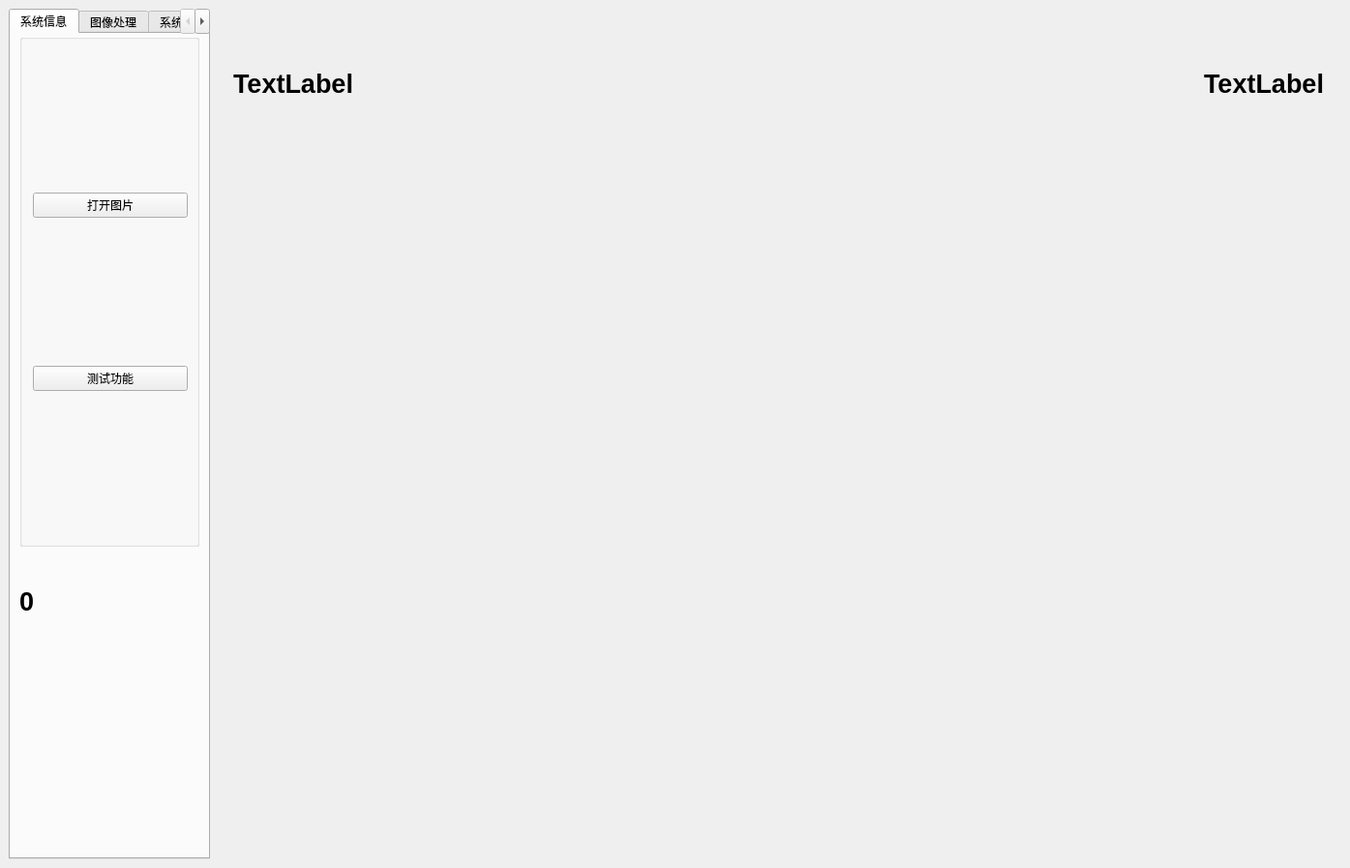
<?xml version="1.0" encoding="UTF-8"?>
<ui version="4.0">
 <class>MainWindow_UI</class>
 <widget class="QMainWindow" name="MainWindow_UI">
  <property name="geometry">
   <rect>
    <x>0</x>
    <y>0</y>
    <width>1395</width>
    <height>897</height>
   </rect>
  </property>
  <property name="windowTitle">
   <string>MainWindow</string>
  </property>
  <widget class="QWidget" name="centralwidget">
   <property name="layoutDirection">
    <enum>Qt::LayoutDirection::LeftToRight</enum>
   </property>
   <layout class="QGridLayout" name="gridLayout">
    <item row="0" column="0">
     <widget class="QFrame" name="frame_menu">
      <property name="maximumSize">
       <size>
        <width>208</width>
        <height>16777215</height>
       </size>
      </property>
      <property name="styleSheet">
       <string notr="true">QFrame {
    background-color: transparent; /* 背景透明 */
    border: none;                /* 移除边框 */
}</string>
      </property>
      <property name="frameShape">
       <enum>QFrame::Shape::StyledPanel</enum>
      </property>
      <property name="frameShadow">
       <enum>QFrame::Shadow::Raised</enum>
      </property>
      <layout class="QVBoxLayout" name="verticalLayout">
       <property name="spacing">
        <number>0</number>
       </property>
       <property name="leftMargin">
        <number>0</number>
       </property>
       <property name="topMargin">
        <number>0</number>
       </property>
       <property name="rightMargin">
        <number>0</number>
       </property>
       <property name="bottomMargin">
        <number>0</number>
       </property>
       <item>
        <widget class="QTabWidget" name="tabWidget">
         <property name="autoFillBackground">
          <bool>true</bool>
         </property>
         <property name="currentIndex">
          <number>0</number>
         </property>
         <widget class="QWidget" name="tab_3">
          <attribute name="title">
           <string>系统信息</string>
          </attribute>
          <layout class="QGridLayout" name="gridLayout_7">
           <property name="topMargin">
            <number>0</number>
           </property>
           <item row="3" column="1">
            <widget class="QFrame" name="frame">
             <property name="enabled">
              <bool>false</bool>
             </property>
             <property name="maximumSize">
              <size>
               <width>16777215</width>
               <height>200</height>
              </size>
             </property>
             <property name="styleSheet">
              <string notr="true">QFrame {
    background-color: transparent; /* 背景透明 */
    border: none;                /* 移除边框 */
}</string>
             </property>
             <property name="frameShape">
              <enum>QFrame::Shape::StyledPanel</enum>
             </property>
             <property name="frameShadow">
              <enum>QFrame::Shadow::Raised</enum>
             </property>
            </widget>
           </item>
           <item row="2" column="1">
            <widget class="QLabel" name="label_showthreadnum">
             <property name="sizePolicy">
              <sizepolicy hsizetype="Minimum" vsizetype="Minimum">
               <horstretch>0</horstretch>
               <verstretch>0</verstretch>
              </sizepolicy>
             </property>
             <property name="maximumSize">
              <size>
               <width>200</width>
               <height>100</height>
              </size>
             </property>
             <property name="font">
              <font>
               <pointsize>20</pointsize>
               <bold>true</bold>
              </font>
             </property>
             <property name="text">
              <string>0</string>
             </property>
            </widget>
           </item>
           <item row="1" column="1">
            <widget class="QGroupBox" name="groupBox">
             <property name="toolTip">
              <string/>
             </property>
             <property name="statusTip">
              <string/>
             </property>
             <property name="title">
              <string/>
             </property>
             <layout class="QGridLayout" name="gridLayout_4">
              <property name="leftMargin">
               <number>11</number>
              </property>
              <property name="topMargin">
               <number>11</number>
              </property>
              <item row="0" column="0">
               <widget class="QPushButton" name="pushButton_openimage">
                <property name="text">
                 <string>打开图片</string>
                </property>
               </widget>
              </item>
              <item row="1" column="0">
               <widget class="QPushButton" name="pushButton_test">
                <property name="text">
                 <string>测试功能</string>
                </property>
               </widget>
              </item>
             </layout>
            </widget>
           </item>
          </layout>
         </widget>
         <widget class="QWidget" name="tab_4">
          <attribute name="title">
           <string>图像处理</string>
          </attribute>
          <layout class="QGridLayout" name="gridLayout_9">
           <item row="0" column="1">
            <widget class="QPushButton" name="pushButton_3">
             <property name="minimumSize">
              <size>
               <width>100</width>
               <height>100</height>
              </size>
             </property>
             <property name="maximumSize">
              <size>
               <width>100</width>
               <height>100</height>
              </size>
             </property>
             <property name="text">
              <string/>
             </property>
             <property name="icon">
              <iconset theme="QIcon::ThemeIcon::EditUndo"/>
             </property>
             <property name="iconSize">
              <size>
               <width>100</width>
               <height>100</height>
              </size>
             </property>
            </widget>
           </item>
           <item row="1" column="1">
            <widget class="QPushButton" name="pushButton_4">
             <property name="minimumSize">
              <size>
               <width>100</width>
               <height>100</height>
              </size>
             </property>
             <property name="maximumSize">
              <size>
               <width>100</width>
               <height>100</height>
              </size>
             </property>
             <property name="text">
              <string/>
             </property>
             <property name="icon">
              <iconset theme="QIcon::ThemeIcon::UserAvailable"/>
             </property>
             <property name="iconSize">
              <size>
               <width>100</width>
               <height>100</height>
              </size>
             </property>
            </widget>
           </item>
           <item row="2" column="0">
            <widget class="QPushButton" name="pushButton_7">
             <property name="minimumSize">
              <size>
               <width>100</width>
               <height>100</height>
              </size>
             </property>
             <property name="maximumSize">
              <size>
               <width>100</width>
               <height>100</height>
              </size>
             </property>
             <property name="text">
              <string/>
             </property>
             <property name="icon">
              <iconset theme="QIcon::ThemeIcon::MediaPlaybackPause"/>
             </property>
             <property name="iconSize">
              <size>
               <width>100</width>
               <height>100</height>
              </size>
             </property>
            </widget>
           </item>
           <item row="1" column="0">
            <widget class="QPushButton" name="pushButton_5">
             <property name="minimumSize">
              <size>
               <width>100</width>
               <height>100</height>
              </size>
             </property>
             <property name="maximumSize">
              <size>
               <width>100</width>
               <height>100</height>
              </size>
             </property>
             <property name="text">
              <string/>
             </property>
             <property name="icon">
              <iconset theme="QIcon::ThemeIcon::AudioVolumeHigh"/>
             </property>
             <property name="iconSize">
              <size>
               <width>100</width>
               <height>100</height>
              </size>
             </property>
            </widget>
           </item>
           <item row="4" column="1">
            <widget class="QPushButton" name="pushButton_10">
             <property name="minimumSize">
              <size>
               <width>100</width>
               <height>100</height>
              </size>
             </property>
             <property name="maximumSize">
              <size>
               <width>100</width>
               <height>100</height>
              </size>
             </property>
             <property name="text">
              <string/>
             </property>
             <property name="icon">
              <iconset theme="QIcon::ThemeIcon::WeatherClear"/>
             </property>
             <property name="iconSize">
              <size>
               <width>100</width>
               <height>100</height>
              </size>
             </property>
            </widget>
           </item>
           <item row="3" column="1">
            <widget class="QPushButton" name="pushButton_8">
             <property name="minimumSize">
              <size>
               <width>100</width>
               <height>100</height>
              </size>
             </property>
             <property name="maximumSize">
              <size>
               <width>100</width>
               <height>100</height>
              </size>
             </property>
             <property name="text">
              <string/>
             </property>
             <property name="icon">
              <iconset theme="QIcon::ThemeIcon::MediaPlaybackStop"/>
             </property>
             <property name="iconSize">
              <size>
               <width>100</width>
               <height>100</height>
              </size>
             </property>
            </widget>
           </item>
           <item row="4" column="0">
            <widget class="QPushButton" name="pushButton_record">
             <property name="minimumSize">
              <size>
               <width>100</width>
               <height>100</height>
              </size>
             </property>
             <property name="maximumSize">
              <size>
               <width>100</width>
               <height>100</height>
              </size>
             </property>
             <property name="text">
              <string/>
             </property>
             <property name="icon">
              <iconset theme="QIcon::ThemeIcon::CameraPhoto"/>
             </property>
             <property name="iconSize">
              <size>
               <width>100</width>
               <height>100</height>
              </size>
             </property>
            </widget>
           </item>
           <item row="2" column="1">
            <widget class="QPushButton" name="pushButton_shutdown">
             <property name="minimumSize">
              <size>
               <width>100</width>
               <height>100</height>
              </size>
             </property>
             <property name="maximumSize">
              <size>
               <width>100</width>
               <height>100</height>
              </size>
             </property>
             <property name="text">
              <string/>
             </property>
             <property name="icon">
              <iconset theme="QIcon::ThemeIcon::SystemShutdown"/>
             </property>
             <property name="iconSize">
              <size>
               <width>100</width>
               <height>100</height>
              </size>
             </property>
            </widget>
           </item>
           <item row="3" column="0">
            <widget class="QPushButton" name="pushButton_9">
             <property name="minimumSize">
              <size>
               <width>100</width>
               <height>100</height>
              </size>
             </property>
             <property name="maximumSize">
              <size>
               <width>100</width>
               <height>100</height>
              </size>
             </property>
             <property name="text">
              <string/>
             </property>
             <property name="icon">
              <iconset theme="QIcon::ThemeIcon::GoNext"/>
             </property>
             <property name="iconSize">
              <size>
               <width>100</width>
               <height>100</height>
              </size>
             </property>
            </widget>
           </item>
           <item row="0" column="0">
            <widget class="QPushButton" name="pushButton_2">
             <property name="minimumSize">
              <size>
               <width>100</width>
               <height>100</height>
              </size>
             </property>
             <property name="maximumSize">
              <size>
               <width>100</width>
               <height>100</height>
              </size>
             </property>
             <property name="text">
              <string/>
             </property>
             <property name="icon">
              <iconset theme="QIcon::ThemeIcon::AddressBookNew"/>
             </property>
             <property name="iconSize">
              <size>
               <width>100</width>
               <height>100</height>
              </size>
             </property>
            </widget>
           </item>
          </layout>
         </widget>
         <widget class="QWidget" name="tab">
          <attribute name="title">
           <string>系统设置</string>
          </attribute>
          <widget class="QComboBox" name="comboBox">
           <property name="geometry">
            <rect>
             <x>70</x>
             <y>20</y>
             <width>111</width>
             <height>24</height>
            </rect>
           </property>
           <item>
            <property name="text">
             <string>ElegantDark</string>
            </property>
           </item>
           <item>
            <property name="text">
             <string>AMOLED</string>
            </property>
           </item>
           <item>
            <property name="text">
             <string>Aqua</string>
            </property>
           </item>
           <item>
            <property name="text">
             <string>ConsoleStyle</string>
            </property>
           </item>
           <item>
            <property name="text">
             <string>MacOS</string>
            </property>
           </item>
           <item>
            <property name="text">
             <string>ManjaroMix</string>
            </property>
           </item>
           <item>
            <property name="text">
             <string>MaterialDark</string>
            </property>
           </item>
           <item>
            <property name="text">
             <string>NeonButtons</string>
            </property>
           </item>
           <item>
            <property name="text">
             <string>Ubuntu</string>
            </property>
           </item>
          </widget>
          <widget class="QLabel" name="label_5">
           <property name="geometry">
            <rect>
             <x>3</x>
             <y>20</y>
             <width>61</width>
             <height>21</height>
            </rect>
           </property>
           <property name="text">
            <string>主题</string>
           </property>
           <property name="buddy">
            <cstring>comboBox</cstring>
           </property>
          </widget>
          <widget class="QFrame" name="frame_2">
           <property name="geometry">
            <rect>
             <x>40</x>
             <y>390</y>
             <width>120</width>
             <height>80</height>
            </rect>
           </property>
           <property name="frameShape">
            <enum>QFrame::Shape::StyledPanel</enum>
           </property>
           <property name="frameShadow">
            <enum>QFrame::Shadow::Raised</enum>
           </property>
          </widget>
         </widget>
        </widget>
       </item>
      </layout>
     </widget>
    </item>
    <item row="0" column="1">
     <widget class="QFrame" name="frame_vtkrender">
      <property name="minimumSize">
       <size>
        <width>0</width>
        <height>0</height>
       </size>
      </property>
      <property name="styleSheet">
       <string notr="true">QFrame {
    background-color: transparent; /* 背景透明 */
    border: none;                /* 移除边框 */
}</string>
      </property>
      <property name="frameShape">
       <enum>QFrame::Shape::StyledPanel</enum>
      </property>
      <property name="frameShadow">
       <enum>QFrame::Shadow::Raised</enum>
      </property>
      <layout class="QGridLayout" name="gridLayout_2">
       <property name="leftMargin">
        <number>0</number>
       </property>
       <property name="topMargin">
        <number>0</number>
       </property>
       <property name="rightMargin">
        <number>0</number>
       </property>
       <property name="bottomMargin">
        <number>0</number>
       </property>
       <item row="0" column="0">
        <widget class="QFrame" name="frame_main">
         <property name="frameShape">
          <enum>QFrame::Shape::StyledPanel</enum>
         </property>
         <property name="frameShadow">
          <enum>QFrame::Shadow::Raised</enum>
         </property>
         <layout class="QGridLayout" name="gridLayout_3">
          <item row="0" column="0">
           <widget class="QFrame" name="frame">
            <property name="maximumSize">
             <size>
              <width>16777215</width>
              <height>100</height>
             </size>
            </property>
            <layout class="QHBoxLayout" name="horizontalLayout">
             <property name="sizeConstraint">
              <enum>QLayout::SizeConstraint::SetMinimumSize</enum>
             </property>
             <item>
              <widget class="QLabel" name="label_hospital">
               <property name="minimumSize">
                <size>
                 <width>300</width>
                 <height>100</height>
                </size>
               </property>
               <property name="maximumSize">
                <size>
                 <width>16777215</width>
                 <height>100</height>
                </size>
               </property>
               <property name="font">
                <font>
                 <pointsize>20</pointsize>
                 <bold>true</bold>
                </font>
               </property>
               <property name="text">
                <string>TextLabel</string>
               </property>
               <property name="alignment">
                <set>Qt::AlignmentFlag::AlignLeading|Qt::AlignmentFlag::AlignLeft|Qt::AlignmentFlag::AlignVCenter</set>
               </property>
              </widget>
             </item>
             <item>
              <widget class="QLabel" name="label_currenttime">
               <property name="minimumSize">
                <size>
                 <width>300</width>
                 <height>100</height>
                </size>
               </property>
               <property name="maximumSize">
                <size>
                 <width>16777215</width>
                 <height>100</height>
                </size>
               </property>
               <property name="font">
                <font>
                 <pointsize>20</pointsize>
                 <bold>true</bold>
                </font>
               </property>
               <property name="text">
                <string>TextLabel</string>
               </property>
               <property name="alignment">
                <set>Qt::AlignmentFlag::AlignRight|Qt::AlignmentFlag::AlignTrailing|Qt::AlignmentFlag::AlignVCenter</set>
               </property>
              </widget>
             </item>
            </layout>
           </widget>
          </item>
          <item row="1" column="0">
           <widget class="MyQGraphicsView" name="graphicsView">
            <property name="enabled">
             <bool>false</bool>
            </property>
           </widget>
          </item>
          <item row="2" column="0">
           <widget class="QFrame" name="frame_3">
            <property name="maximumSize">
             <size>
              <width>16777215</width>
              <height>50</height>
             </size>
            </property>
            <property name="frameShape">
             <enum>QFrame::Shape::StyledPanel</enum>
            </property>
            <property name="frameShadow">
             <enum>QFrame::Shadow::Raised</enum>
            </property>
           </widget>
          </item>
         </layout>
        </widget>
       </item>
      </layout>
     </widget>
    </item>
   </layout>
  </widget>
 </widget>
 <customwidgets>
  <customwidget>
   <class>MyQGraphicsView</class>
   <extends>QGraphicsView</extends>
   <header>MyQGraphicsView.h</header>
  </customwidget>
 </customwidgets>
 <resources>
  <include location="../QtGuiApp/resources.qrc"/>
 </resources>
 <connections/>
</ui>
